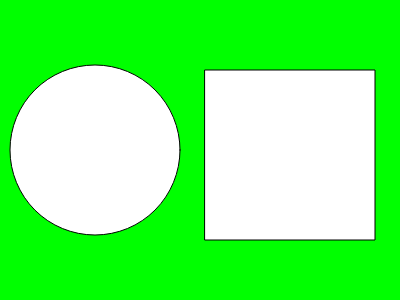
Frame 1 (no input)
Frame 60 (no input): identical to frame 1, image omitted
Frame 120 (the mouse pressed at the canvas centre since frame 60): identical to frame 1, image omitted

The p5.js sketch that drew this single still picture (run headless with seeded random() and noise() and a simulated clock; from frame 60 on, the mouse is pressed at the canvas centre):

// p5.js sketch
// ── sketch.js
function setup() {
  createCanvas(400, 300);
}

function draw() {
 

  background('lime')
  circle(95,150,170)
  square(205,70,170)
  
  
}
